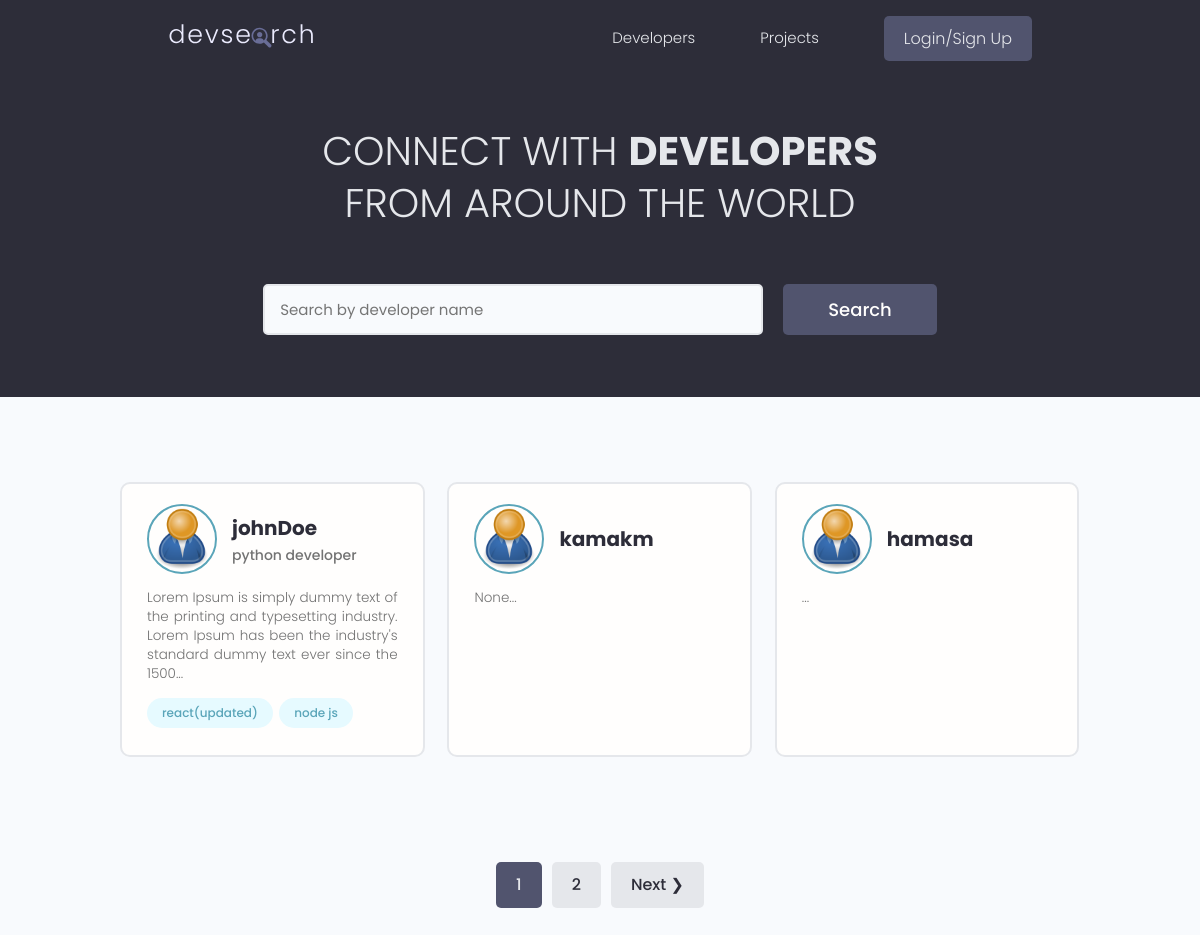
Before: / with the older database file.
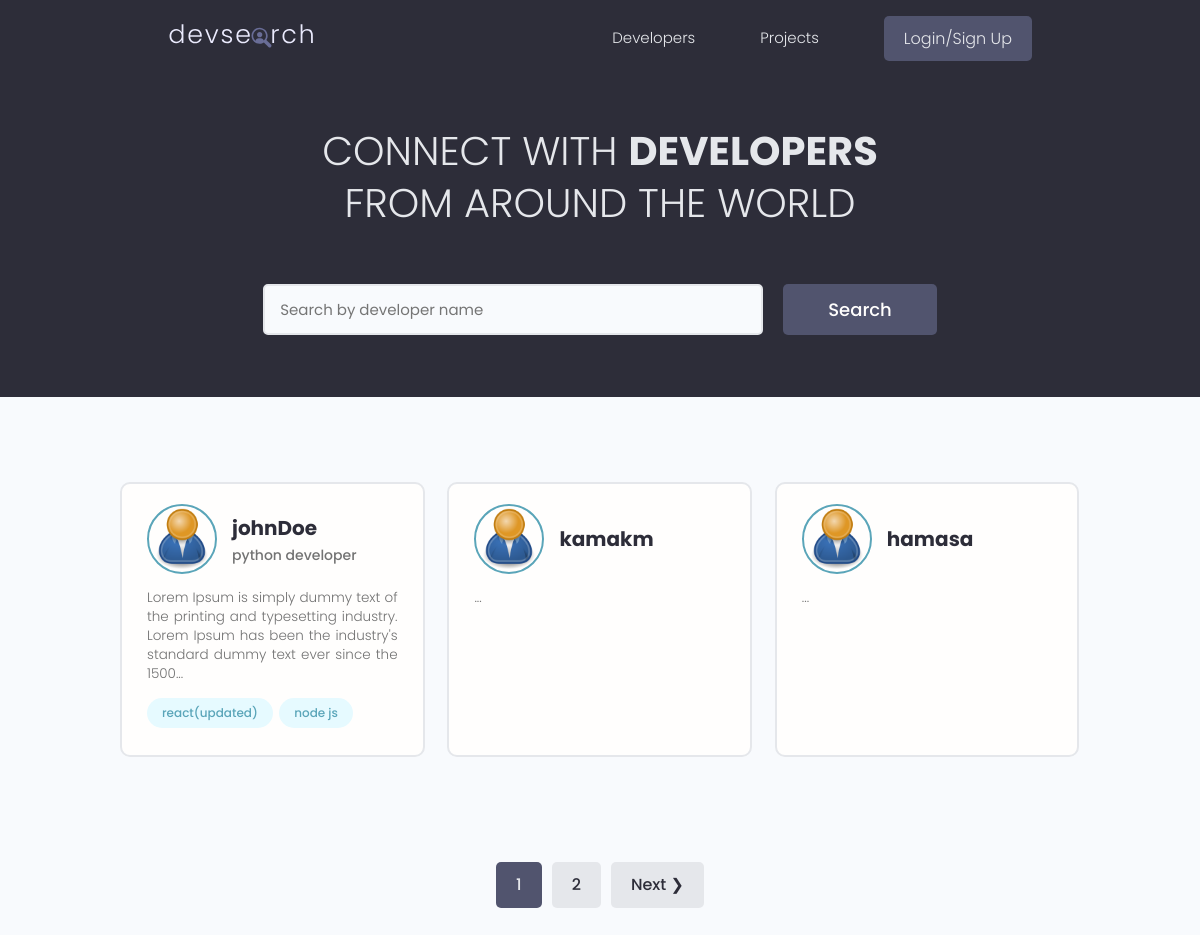
After: the same page with the newer database file.
### users/models.py (models this page shows, shortened)
class Profile(models.Model):
    id = models.UUIDField(default=uuid.uuid4, unique=True,
                            primary_key=True, editable=False)
    user = models.OneToOneField(
        User, null=True, blank=True, on_delete=models.CASCADE, related_name='user')
    name = models.CharField(max_length=200, null=True, blank=True)
    user_name = models.CharField(max_length=200, null=True, blank=True)
    email = models.EmailField(null=True, blank=True)
    headline = models.CharField(max_length=800, null=True, blank=True)
    bio = models.TextField(null=True, blank=True)
    location = models.CharField(max_length=200, null=True, blank=True)
    profile_image = models.ImageField(
        null=True, blank=True, upload_to="profiles/", default="profiles/user-default.png")
    social_github = models.URLField(max_length=200, null=True, blank=True)
    social_twitter = models.URLField(max_length=200, null=True, blank=True)
    social_linkedin = models.URLField(max_length=200, null=True, blank=True)
    social_youtube = models.URLField(max_length=200, null=True, blank=True)
    social_website = models.URLField(max_length=200, null=True, blank=True)
    reviews = models.ManyToManyField(User, blank=True, related_name='reviews')
    reviews_counter = models.IntegerField(default=0, null=True, blank=True)
    created = models.DateTimeField(auto_now_add=True)
    is_saved = True
    def __init__(self, *args, **kwargs):
        super().__init__(*args, **kwargs)
        fixImage(Profile, self, 'profile_image', 'profiles/user-default.png')
    def __str__(self):
        return str(self.user.username)
    class Meta:
        ordering = ["-reviews_counter"]

### users/views.py (the view)
# urls.py: path('', views.profiles, name="profiles"),
def profiles(request):
    search_query, profiles = searchProfiles(request)
    try:
        pages, profiles = paginateProfiles(request, search_query, profiles)
    except Exception as error:
        return error.args[0]
    context = {"profiles": profiles,
                "search_query": search_query, "pages": pages}
    return render(request, "users/profiles.html", context)

### users/models.py (called while the page is built)
    def __str__(self):
        return self.name

### users/utils.py (called while the page is built)
def searchProfiles(request) -> tuple[str, list]:
    search_query = ""
    if request.GET.get("search_query"):
        search_query = request.GET.get("search_query")
    skills = Skill.objects.filter(name__icontains = search_query)
    profiles = Profile.objects.filter(Q(user_name__icontains = search_query) |
                                        Q(headline__icontains = search_query) |
                                        Q(skill__in = skills)).distinct()
    return search_query, profiles

### utils/fixImage.py (called while the page is built)
def fixImage(parent, self, name, path):
    if not getattr(self, name):
        image = {
            name: path
        }
        parent.objects.filter(id=self.id).update(**image)
        setattr(self, name, {
            'url': f'/media/{path}'
        })

### users/templates/users/profiles.html (shortened to what this page needs)
{% extends 'main.html' %} {% block content %}
<main class="home">
    <section class="hero-section text-center">
        <div class="container container--narrow">
            <div class="hero-section__box">
                <h2>CONNECT WITH <span>DEVELOPERS</span></h2>
                <h2>FROM AROUND THE WORLD</h2>
            </div>
            <div class="hero-section__search">
                <form id="search-form" class="form" action="{% url 'profiles' %}" method="GET">
                    <div class="form__field">
                        <input class="input input--text" id="formInput#search" type="text" name="search_query"
                            value = "{{search_query}}" placeholder="Search by developer name" />
                    </div>
                    <input class="btn btn--sub btn--lg" type="submit" value="Search" />
                </form>
            </div>
        </div>
    </section>
    <section class="devlist">
        <div class="container">
            <div class="grid grid--three">
                {% for profile in profiles %}
                <div class="column card">
                    <div class="dev">
                        <a href="{% url 'user-profile' profile.id %}" class="card__body">
                            <div class="dev__profile">
                                <img class="avatar avatar--md" src="{{profile.profile_image.url}}"
                                    alt="image" />
                                <div class="dev__meta">
                                    <h3>{{profile}}</h3>
                                    <h5>{{profile.headline|default:""|slice:"60"}}</h5>
                                </div>
                            </div>
                            <p class="dev__info">{{profile.bio|slice:"150"}}...</p>
                            <div class="dev__skills">
                                {% for skill in profile.skill_set.all|slice:"3" %}
                                <span class="tag tag--pill tag--main">
                                    <small>{{skill}}</small>
                                </span>
                                {% endfor %}
                            </div>
                        </a>
                    </div>
                </div>
                {% endfor %}
            </div>
        </div>
    </section>
    {% include "pagination.html" with queryset=profiles pages=pages %}
</main>
{% endblock content %}

Changed rows visible on the page:
changed Profile "kamakm": bio "None" → (not shown)
